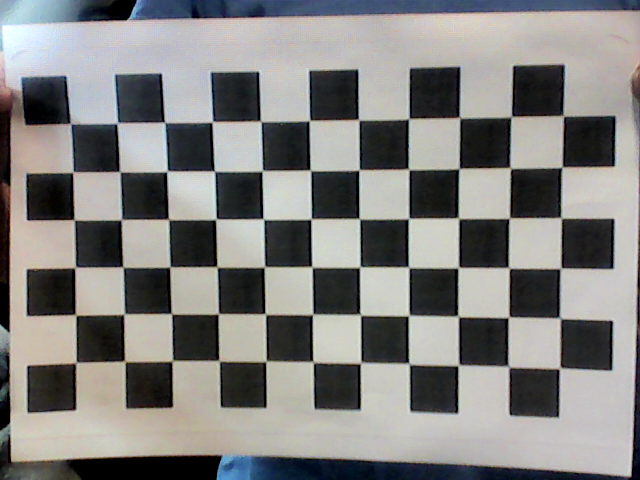
#> input picture deteccion_patron_ajedrez/capturas/img0.png, 640 x 480 px; its folder holds only this picture in this run
$ python calibrate_camera.py
#> lines starting #> are read from the running program, lines starting #| are printed output that depends on the picture; after the words box and inside, x2 and y2 are one past the last pixel; in counts of white or black regions, pixels touching at a corner belong together
# Este script realiza la calibración de una cámara utilizando un patrón de tablero de ajedrez.
# Primero, detecta las esquinas del tablero en varias imágenes y almacena los puntos 3D y 2D correspondientes.
# Luego, utiliza estos puntos para calcular la matriz de la cámara y los coeficientes de distorsión,
# que se guardan en archivos. Finalmente, se incluye un método para eliminar la distorsión de una imagen
# usando los parámetros obtenidos durante la calibración.

# 2024 Tobias Funes (tobiasfunes@hotmail.com.ar)

import cv2 as cv
import numpy as np
import glob
import pickle
from constants import nCols, nRows, criteria, frameSize,CAPTURES_DIR, CALIBRATION_DIR

### ENCONTRAR ESQUINAS DEL TABLERO DE AJEDREZ: PUNTOS DE OBJETO Y PUNTOS DE IMAGEN ###

# Definir los puntos 3D del tablero de ajedrez (en este caso, los puntos de la esquina superior izquierda y la esquina inferior derecha)
objp = np.zeros((nCols * nRows, 3), np.float32)  # Puntos 3D del tablero de ajedrez
objp[:,:2] = np.mgrid[0:nCols,0:nRows].T.reshape(-1,2) # crear un patrón de puntos 3D que representan la posición de los esquinas del patrón de calibración.

# Arrays para almacenar los puntos 3D y 2D de todos los objetos detectados
objpoints = []
imgpoints = []

# Buscar todos los archivos con extensión.png en la carpeta de capturas
images = glob.glob(CAPTURES_DIR + 'img*.png')

## Recorrer todas las imagenes ##
for image in images:

    img = cv.imread(image) # lee una imagen desde un archivo y la carga en memoria como una matriz de píxeles
#> img is the input picture: shape (480, 640, 3); mean B, G, R 127.4, 129.2, 129.9
    gray = cv.cvtColor(img, cv.COLOR_BGR2GRAY) # convierte la imagen a escala de grises
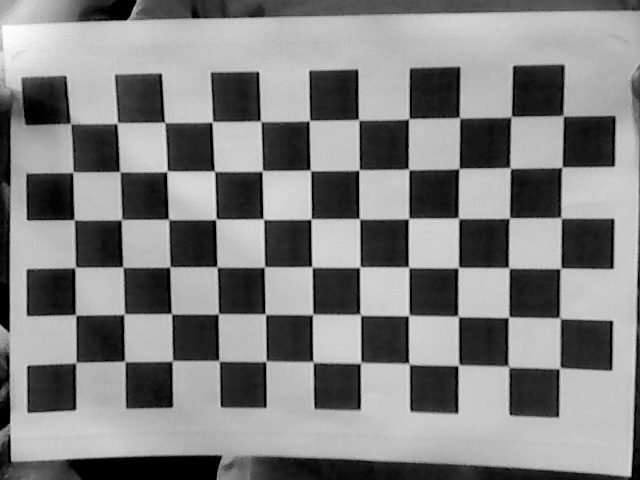
#> gray: shape (480, 640); min 0, max 255, mean 129.2

    # detectar las esquinas en el patron de calibracion en una imagen
    ret, corners = cv.findChessboardCorners(gray, (nCols, nRows), None)
#> ret = True; corners = 66 rows, first 8: [71.14, 125.4], [117.5, 123.5], [163.6, 122.9], [211.7, 120.8], [260.4, 122.3], [310, 121.3], [357.2, 120.4], [407, 119]

    if ret == True:

        # refinar la localización de esquinas en una imagen
        cornersRefined = cv.cornerSubPix(gray, corners, (11,11), (-1,-1), criteria)
#> cornersRefined = 66 rows, first 8: [70.51, 123.3], [117.1, 123.1], [164.5, 122.3], [212.3, 121.7], [260.6, 121.2], [309.4, 120.5], [358.5, 119.7], [408.8, 118.7]

        objpoints.append(objp)
        imgpoints.append(cornersRefined)

        # Dibujar y mostrar las esquinas
        cv.drawChessboardCorners(img, (nCols, nRows), cornersRefined, ret)
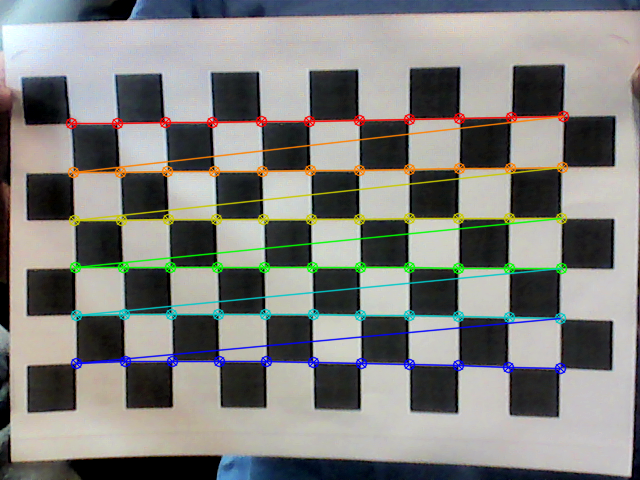
#> img: shape (480, 640, 3); 6.85% of pixels changed, all inside (x1, y1, x2, y2) = (65, 110, 570, 375)
        cv.imshow('img', img)
        cv.waitKey(100)

cv.destroyAllWindows() # cerrar ventanas abiertas por OpenCV

### CALIBRACION ###

# Calibrar la cámara
ret, cameraMatrix, dist, rvecs, tvecs = cv.calibrateCamera(objpoints, imgpoints, frameSize, None, None)
#> ret = 0.514; cameraMatrix = [[880.8, 0, 299.9], [0, 881, 292.6], [0, 0, 1]]; dist = [[0.618, -5.76, 0.0224, -0.0172, 22.51]]; rvecs = ([0.111, 0.134, -0.00341],); tvecs = ([-4.74, -3.54, 18.73],)

# Guardar puntos de objeto (objp) en archivo objpoints.pkl
pickle.dump(objp, open(CALIBRATION_DIR + "objpoints.pkl", "wb"), protocol = 2)

# Guardar matriz de cámara (cameraMatrix) en archivo cameraMatrix.pkl
pickle.dump(cameraMatrix, open(CALIBRATION_DIR + "cameraMatrix.pkl", "wb"), protocol = 2)

# Guardar coeficientes de distorsión (dist) en archivo distortion.pkl
pickle.dump(dist, open(CALIBRATION_DIR + "distortion.pkl", "wb"), protocol = 2)

print("CALIBRACION FINALIZADA!")

$ run again, on deteccion_patron_ajedrez/capturas/img102.png
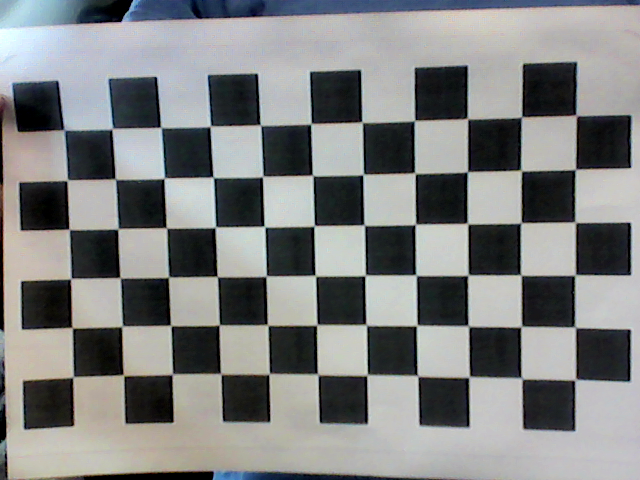
#> input picture deteccion_patron_ajedrez/capturas/img102.png, 640 x 480 px
#> img is the input picture: shape (480, 640, 3); mean B, G, R 128.5, 128.8, 127.1
#> `gray = cv.cvtColor(img, cv.COLOR_BGR2GRAY)`:
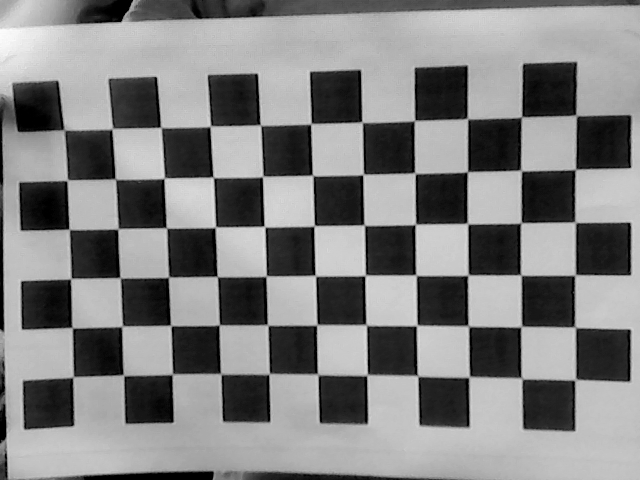
#> gray: shape (480, 640); min 0, max 252, mean 128.2
#> `ret, corners = cv.findChessboardCorners(gray, (nCols, nRows), None)`: ret = True; corners = 66 rows, first 8: [63.54, 129.2], [111.7, 129.3], [160.4, 126.8], [210.3, 126.2], [260.1, 124.6], [310.8, 123.9], [361.6, 121.3], [414.9, 120.1]
#> cornersRefined = 66 rows, first 8: [63.96, 129.7], [112.1, 128.8], [160.7, 127.4], [210.3, 126.2], [260.3, 125], [310.9, 123.7], [362, 122.1], [414.4, 120.6]
#> `cv.drawChessboardCorners(img, (nCols, nRows), cornersRefined, ret)`:
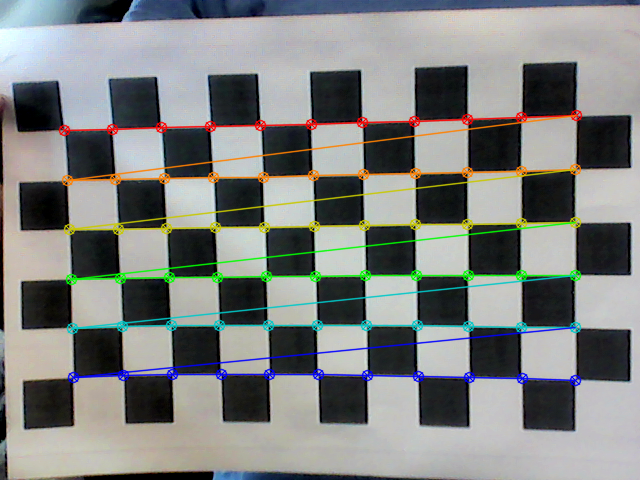
#> img: shape (480, 640, 3); 7.05% of pixels changed, all inside (x1, y1, x2, y2) = (58, 109, 583, 387)
#> `ret, cameraMatrix, dist, rvecs, tvecs = cv.calibrateCamera(objpoints, ..`: ret = 0.54; cameraMatrix = [[882.5, 0, 300.4], [0, 882.6, 297.6], [0, 0, 1]]; dist = [[0.616, -5.25, 0.0253, -0.0192, 18.65]]; rvecs = ([0.12, 0.154, -0.0144],); tvecs = ([-4.71, -3.39, 18.14],)
